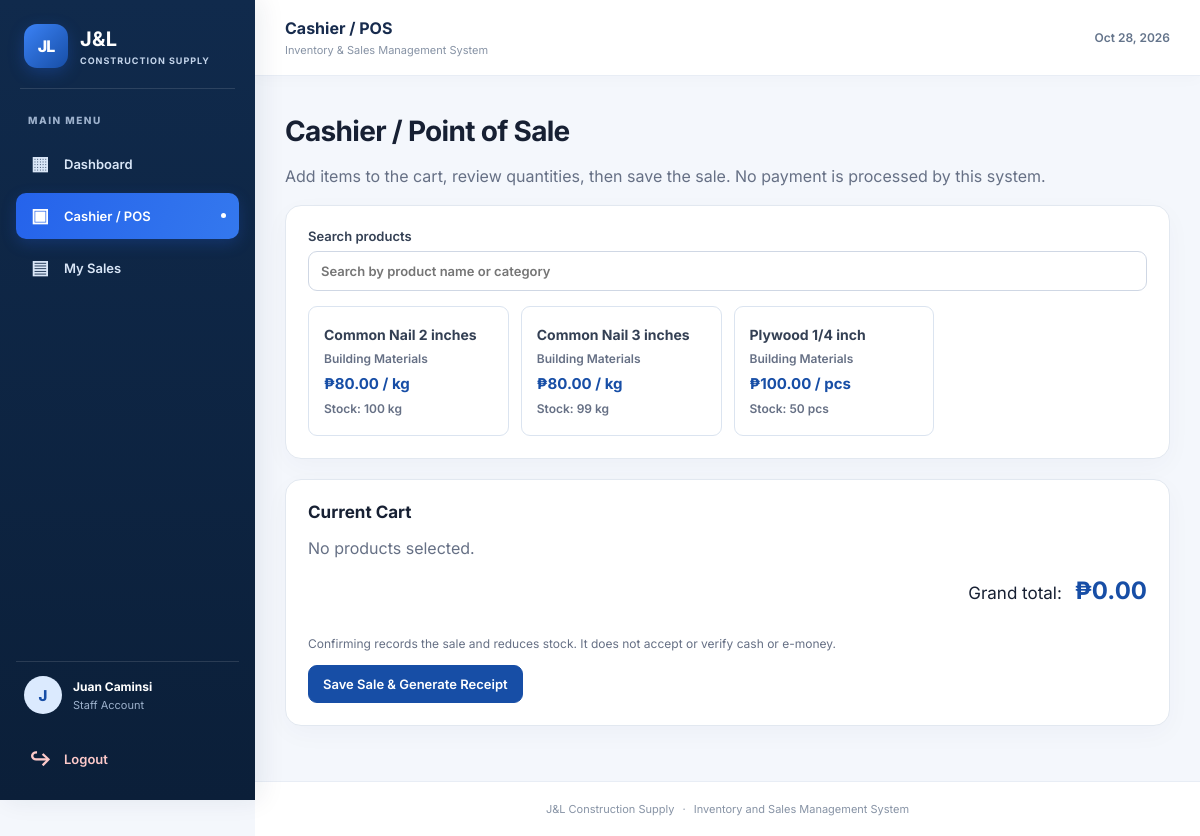
The app's page /staff/pos.php (signed in) with its own data.
### tables this page shows
CREATE TABLE `products` (
  `id` int(10) UNSIGNED NOT NULL,
  `name` varchar(180) NOT NULL,
  `category` varchar(120) NOT NULL DEFAULT '',
  `unit` varchar(20) NOT NULL DEFAULT 'pcs',
  `pieces_per_box` int(10) UNSIGNED NOT NULL DEFAULT 1,
  `price` decimal(12,2) NOT NULL DEFAULT 0.00,
  `cost_per_unit` decimal(12,2) DEFAULT NULL,
  `stock_quantity` int(10) UNSIGNED NOT NULL DEFAULT 0,
  `low_stock_threshold` int(10) UNSIGNED NOT NULL DEFAULT 5,
  `is_active` tinyint(1) NOT NULL DEFAULT 1,
  `created_at` timestamp NOT NULL DEFAULT current_timestamp(),
  `updated_at` timestamp NOT NULL DEFAULT current_timestamp() ON UPDATE current_timestamp()
);

### includes/auth.php (called while the page is built, shortened)
<?php
function e(?string $value): string
{
    return htmlspecialchars($value ?? '', ENT_QUOTES, 'UTF-8');
}
function url(string $path = ''): string
{
    return '/JL_Construction_Supply/' . ltrim($path, '/');
}

### includes/functions.php (called while the page is built, shortened)
<?php
require_once __DIR__ . '/auth.php';
function money($amount): string
{
    return '₱' . number_format((float) $amount, 2);
}

### staff/pos.php (the view, shortened to what this page needs)
<?php
require_once __DIR__ . '/../includes/functions.php';
$products = $pdo->query("SELECT id,name,category,unit,pieces_per_box,price,stock_quantity FROM products WHERE is_active=1 AND stock_quantity>0 ORDER BY name")->fetchAll();
require_once __DIR__ . '/../includes/header.php';
require_once __DIR__ . '/../includes/sidebar.php';
?>
<h1>Cashier / Point of Sale</h1>
<p class="muted">Add items to the cart, review quantities, then save the sale. No payment is processed by this system.
</p>
<section class="panel"><label>Search products<input id="productSearch"
            placeholder="Search by product name or category"></label>
    <div class="product-grid" id="productGrid">
        <?php foreach ($products as $p): ?><button type="button" class="product-card" data-id="<?= (int) $p['id'] ?>"
                data-name="<?= e($p['name']) ?>" data-category="<?= e($p['category']) ?>"
                data-price="<?= e((string) $p['price']) ?>"
                data-stock="<?= (int) $p['stock_quantity'] ?>" data-unit="<?= e($p['unit']) ?>"><strong><?= e($p['name']) ?></strong><span><?= e($p['category']) ?></span><b><?= money($p['price']) ?> / <?= e($p['unit']) ?></b><small>Stock:
                    <?= (int) $p['stock_quantity'] ?> <?= e($p['unit'] === 'box' ? 'boxes (' . $p['pieces_per_box'] . ' pcs each)' : $p['unit']) ?></small></button><?php endforeach; ?>
    </div>
</section>
<section class="panel">
    <h2>Current Cart</h2>
    <form method="post" action="<?= e(url('staff/save_sale.php')) ?>" id="saleForm">
        <div id="cartEmpty" class="muted">No products selected.</div>
        <div class="total-row">Grand total: <strong id="grandTotal">₱0.00</strong></div>
        <p class="muted small">Confirming records the sale and reduces stock. It does not accept or verify cash or
            e-money.</p>
        <button class="btn primary" id="completeSale" disabled>Save Sale &amp; Generate Receipt</button>
    </form>
</section>
<?php require_once __DIR__ . '/../includes/footer.php'; ?>

### assets/css/style.css (style rules this page uses)
:root { --blue: #174ea6; --blue2: #2563eb; --ink: #172033; --muted: #667085; --bg: #f3f6fb; --line: #e2e8f0; --white: #fff; --red: #b42318; --green: #067647 }
* { box-sizing: border-box }
body { margin: 0; background: radial-gradient(circle at 10% 5%, #e2edff 0, transparent 32%), var(--bg); font-family: Inter, Arial, sans-serif; color: var(--ink); min-height: 100vh }
h1 { font-size: 28px; letter-spacing: -.7px; margin: 10px 0 }
h2 { font-size: 17px; margin: 0 0 16px }
p { line-height: 1.55 }
.muted { color: var(--muted) }
.small { font-size: 12px }
.panel, .stat, .auth-card { background: var(--white); border: 1px solid var(--line); border-radius: 16px; padding: 22px; margin: 0 0 20px; box-shadow: 0 8px 26px #102c5408 }
label { display: flex; flex-direction: column; gap: 7px; font-size: 13px; font-weight: 600; color: #344054 }
input, select { font: inherit; padding: 11px 12px; border: 1px solid #cfd7e4; border-radius: 9px; background: #fff; width: 100%; min-width: 0; color: var(--ink) }
.btn, button { border: 1px solid #d0d5dd; background: #fff; color: #344054; border-radius: 9px; padding: 10px 14px; text-decoration: none; cursor: pointer; font: 600 13px Inter, Arial, sans-serif; display: inline-flex; align-items: center; justify-content: center; gap: 6px }
.btn.primary, button.primary { background: var(--blue); border-color: var(--blue); color: #fff }
.product-grid { display: grid; grid-template-columns: repeat(4, minmax(0, 1fr)); gap: 12px; margin-top: 15px }
.product-card { display: flex; flex-direction: column; align-items: flex-start; text-align: left; gap: 8px; min-height: 130px; padding: 15px; border-color: #dbe4f0 }
.product-card strong { font-size: 14px }
.product-card span, .product-card small { color: var(--muted); font-size: 12px }
.product-card b { color: var(--blue); font-size: 15px }
.total-row { text-align: right; font-size: 17px; padding: 18px 0 }
.total-row strong { font-size: 24px; color: var(--blue); margin-left: 8px }
:root { --sidebar-bg: #102a4c; --sidebar-hover: #1b3d66; --sidebar-active: #2563eb; --sidebar-text: #d9e6f7; --sidebar-muted: #9db1cc; --layout-bg: #f4f7fc; }
body { background: var(--layout-bg); }

### records on screen
products: name "Common Nail 2 inches", category "Building Materials", price "₱80.00", unit "kg", stock_quantity "100"
products: name "Common Nail 3 inches", category "Building Materials", price "₱80.00", unit "kg", stock_quantity "99"
products: name "Plywood 1/4 inch", category "Building Materials", price "₱100.00", unit "pcs", stock_quantity "50"

### other values on screen
$item['icon'] "▦"
$item['label'] "Dashboard"
$item['icon'] "▣"
$item['label'] "Cashier / POS"
$item['icon'] "▤"
$item['label'] "My Sales"
substr(currentUserName(), 0, 1) "J"
currentUserName() "Juan Caminsi"
$role "Staff"
$pageTitle "Cashier / POS"
